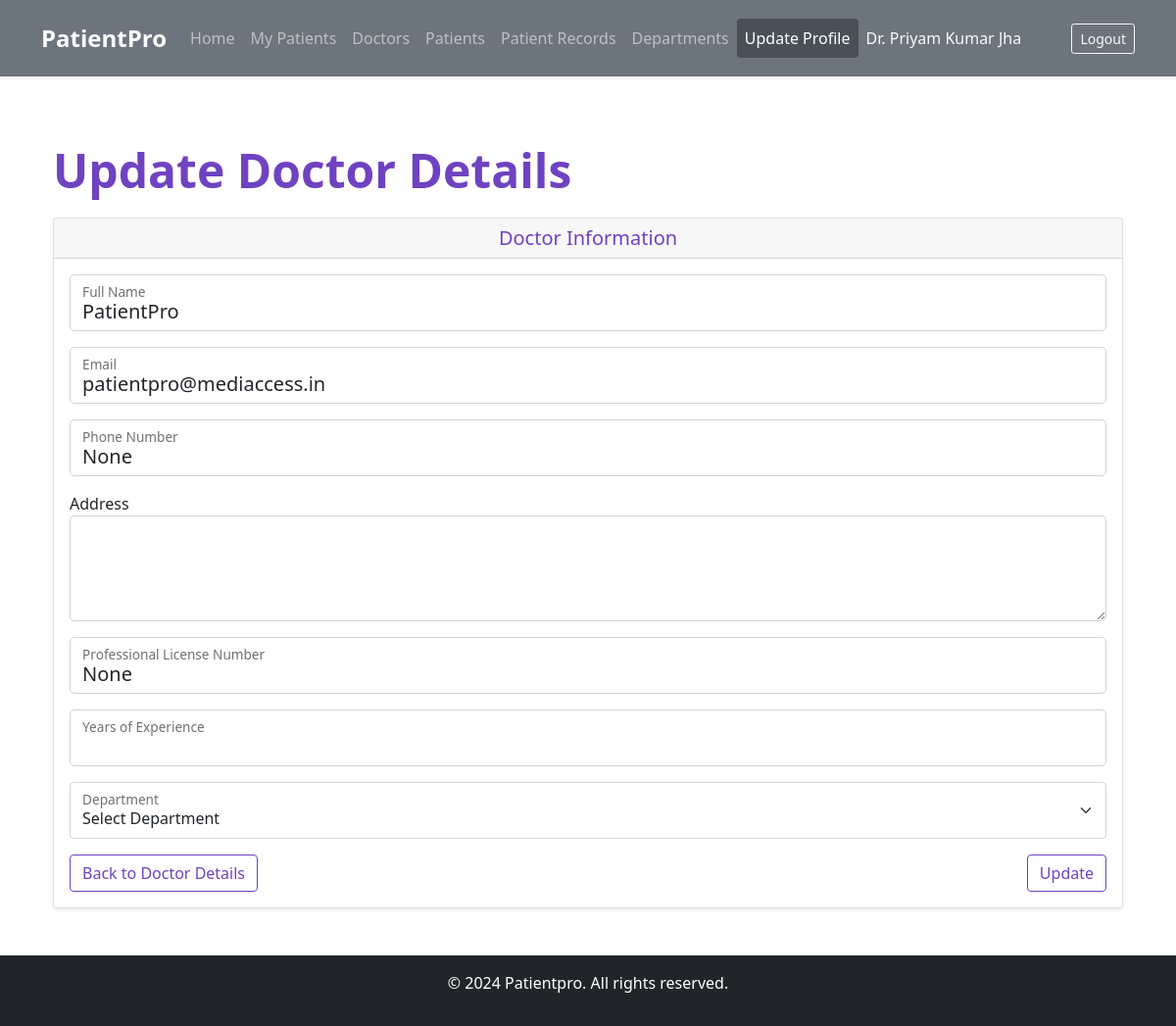
The page /doctors/1/update/ (signed in) on the database its author committed.
### MediAccess/models.py (models this page shows)
class CustomUser(AbstractUser):
    USER_TYPE_CHOICES = (
        ('patient', 'Patient'),
        ('doctor', 'Doctor'),
    )
    user_type = models.CharField(max_length=10, choices=USER_TYPE_CHOICES)
    department = models.ForeignKey(Department, on_delete=models.SET_NULL, null=True, blank=True)
    email = models.EmailField(unique=True)
    full_name = models.CharField(max_length=255)
    phone_number = models.CharField(max_length=15, blank=True, null=True)
    address = models.TextField(blank=True, null=True)
    professional_license_number = models.CharField(max_length=100, blank=True, null=True)
    years_of_experience = models.PositiveIntegerField(blank=True, null=True)
    objects = CustomUserManager()

### MediAccess/views.py (the view)
# urls.py: path('doctors/<int:doctor_id>/update/', update_doctor_details, name='update_doctor'),
@login_required
def update_doctor_details(request, doctor_id):
    doctor = CustomUser.objects.get(id=doctor_id, user_type='doctor')
    if request.method == 'POST':
        form = DoctorUpdateForm(request.POST, instance=doctor)
        if form.is_valid():
            form.save()
            messages.success(request, 'Your detail is updated!')
            return redirect('doctor_detail', doctor_id=doctor.id)
        else:
            messages.warning(request, 'Please correct the error below.')
    else:
        form = DoctorUpdateForm(instance=doctor)
    return render(request, 'update_doctor.html', {'form': form, 'doctor': doctor})

### MediAccess/forms.py
class DoctorUpdateForm(forms.ModelForm):
    department = forms.ModelChoiceField(queryset=Department.objects.all(), required=False)
    class Meta:
        model = CustomUser
        fields = ['full_name', 'email', 'phone_number', 'address', 'professional_license_number', 'years_of_experience', 'department']
        widgets = {
            'address': forms.Textarea(attrs={'rows': 4}),
        }

### templates/update_doctor.html (shortened to what this page needs)
{% extends "base.html" %}
{% block content %}
<div class="container mt-4">
    <h1 class="display-5 fw-bold lh-1 mb-4 text-primary">Update Doctor Details</h1>
    <div class="card shadow-sm">
        <div class="card-header text-primary d-flex justify-content-center">
            <h5 class="card-title mb-0">Doctor Information</h5>
        </div>
        <div class="card-body">
            <form method="POST">
                <div class="form-floating mb-3">
                    <input type="text" name="full_name" class="form-control form-control-lg" id="id_full_name" value="{{ form.full_name.value }}" required>
                    <label for="id_full_name">Full Name</label>
                </div>
                <div class="form-floating mb-3">
                    <input type="email" name="email" class="form-control form-control-lg" id="id_email" value="{{ form.email.value }}" required>
                    <label for="id_email">Email</label>
                </div>
                <div class="form-floating mb-3">
                    <input type="text" name="phone_number" class="form-control form-control-lg" id="id_phone_number" value="{{ form.phone_number.value }}">
                    <label for="id_phone_number">Phone Number</label>
                </div>
                <div class="mb-3">
                    <label for="id_address">Address</label>
                    <textarea name="address" class="form-control form-control-lg" id="id_address" rows="3">{{ form.address.value }}</textarea>
                </div>
                <div class="form-floating mb-3">
                    <input type="text" name="professional_license_number" class="form-control form-control-lg" id="id_professional_license_number" value="{{ form.professional_license_number.value }}">
                    <label for="id_professional_license_number">Professional License Number</label>
                </div>
                <div class="form-floating mb-3">
                    <input type="number" name="years_of_experience" class="form-control form-control-lg" id="id_years_of_experience" value="{{ form.years_of_experience.value }}">
                    <label for="id_years_of_experience">Years of Experience</label>
                </div>
                <div class="form-floating mb-3">
                    <select name="department" class="form-select form-control-lg" id="id_department">
                        <option value="" disabled selected>Select Department</option>
                    </select>
                    <label for="id_department">Department</label>
                </div>
                <div class="d-flex justify-content-between">
                    <a href="{% url 'doctor_detail' doctor.id %}" class="btn btn-outline-primary me-2">Back to Doctor Details</a>
                    <button type="submit" class="btn btn-outline-primary">Update</button>
                </div>
            </form>
        </div>
    </div>
</div>
{% endblock %}

### templates/base.html (shortened to what this page needs)
{% load widget_tweaks %}
<!doctype html>
<html lang="en">
<head>
    <link href="https://cdn.jsdelivr.net/npm/bootstrap@5.0.2/dist/css/bootstrap.min.css" rel="stylesheet"
>
    <link rel="stylesheet" href="https://cdnjs.cloudflare.com/ajax/libs/font-awesome/4.7.0/css/font-awesome.min.css">
</head>
<body class="d-flex flex-column min-vh-100">
    <nav class="navbar navbar-expand-lg navbar-dark bg-secondary shadow-sm py-3">
        <div class="container">
            <a class="navbar-brand fw-bold" href="{% url 'home' %}">PatientPro</a>
            <div class="collapse navbar-collapse" id="navbarSupportedContent">
                {% if request.user.is_authenticated %}
                    {% if user.user_type == 'doctor' %}
                    <ul class="navbar-nav me-auto mb-2 mb-lg-0">
                        <li class="nav-item">
                            <a class="nav-link {% if request.resolver_match.url_name == 'doctor_dashboard' %}active{% endif %}"
                                aria-current="page" href="{% url 'doctor_dashboard' %}">Home</a>
                        </li>
                        <li class="nav-item">
                            <a class="nav-link {% if request.resolver_match.url_name == 'my_patients' %}active{% endif %}"
                                href="{% url 'my_patients' %}">My Patients</a>
                        </li>
                        <li class="nav-item">
                            <a class="nav-link {% if request.resolver_match.url_name == 'doctor_list' %}active{% endif %}"
                                href="{% url 'doctor_list' %}">Doctors</a>
                        </li>
                        <li class="nav-item">
                            <a class="nav-link {% if request.resolver_match.url_name == 'patient_list' %}active{% endif %}"
                                href="{% url 'patient_list' %}">Patients</a>
                        </li>
                        <li class="nav-item">
                            <a class="nav-link {% if request.resolver_match.url_name == 'patient-records' %}active{% endif %}"
                                href="{% url 'patient-records' %}">Patient Records</a>
                        </li>
                        <li class="nav-item">
                            <a class="nav-link {% if request.resolver_match.url_name == 'department_list' %}active{% endif %}"
                                href="{% url 'department_list' %}">Departments</a>
                        </li>
                        <li class="nav-item">
                            <a class="nav-link {% if request.resolver_match.url_name == 'update_doctor' %}active{% endif %}"
                                href="{% url 'update_doctor' request.user.id %}">Update Profile</a>
                        </li>
                        <li class="nav-item">
                            <span class="nav-link disabled text-light">Dr. {{ user.full_name|title }}</span>
                        </li>
                    </ul>
                    {% endif %}
                    <a href="{% url 'logout' %}" class="btn btn-outline-light btn-sm ms-lg-3">Logout</a>
                {% endif %}
            </div>
        </div>
    </nav>
    <div class="container flex-grow-1 mt-5 mb-5">
        {% block content %}
        {% endblock content %}
    </div>
    <footer class="footer bg-dark text-white text-center py-3">
        <p>&copy; 2024 Patientpro. All rights reserved.</p>
    </footer>
</body>
</html>

### templates/base.html (style rules this page uses)
.navbar { transition: all 0.3s ease; }
.navbar-brand { font-size: 1.5rem; }
.nav-link { transition: color 0.2s ease-in-out; }
.nav-link.active { color: #fff !important; background-color: #495057 !important; border-radius: 0.25rem; }

### templates/update_doctor.html (style rules this page uses)
.btn-outline-primary { border-color: #6f42c1; color: #6f42c1; }
.text-primary { color: #6f42c1 !important; }

### rows shown on the page
CustomUser: full_name "Priyam Kumar Jha"
CustomUser: full_name "PatientPro", email "patientpro@mediaccess.in"
